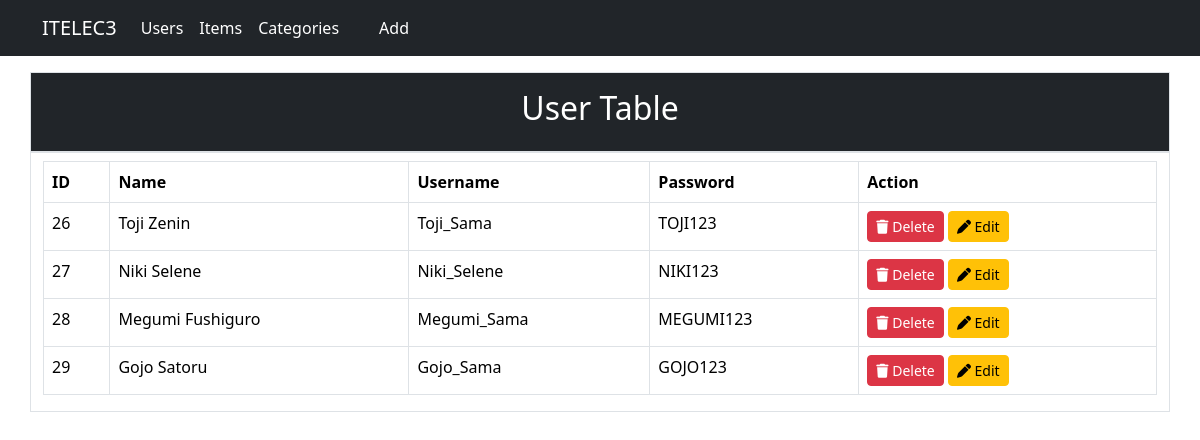
/db/index.php (signed in), run on the app's committed database.
### tables this page shows
CREATE TABLE `usertbl` (
  `id` int(11) NOT NULL,
  `name` text NOT NULL,
  `username` text NOT NULL,
  `password` text NOT NULL
);

### db/index.php (the view, shortened to what this page needs)
<?php
    require_once('../db/dbconnection.php');
    include("navbar.php");
?>
<!DOCTYPE html>
<html lang="en">
<head>
    <link rel="stylesheet" href="../bootstrap/bootstrap.min.css">
    <link rel="stylesheet" href="https://cdnjs.cloudflare.com/ajax/libs/font-awesome/6.4.2/css/all.min.css">
</head>
<body>
    <div class="container border p-3 mt-3 bg-dark">
        <h2 class="text-white text-center">User Table</h2>
    </div>
    <div class="container border">
        <?php
            $sql = "SELECT * FROM usertbl";
            $query = $conn->query($sql);
            $numRows = $query->num_rows;
            if($numRows>0){
            ?>
                <table class="table table-bordered mt-2">
                    <thead>
                        <tr>
                            <th>ID</th>
                            <th>Name</th>
                            <th>Username</th>
                            <th>Password</th>
                            <th>Action</th>
                        </tr>
                    </thead>
                    <tbody>
                        <?php
                            while($row = $query->fetch_assoc()){
                                $id = $row['id'];
                                $name = $row['name'];
                                $username = $row['username'];
                                $password = $row['password'];
                        ?>
                            <tr>
                                <td><?php echo $id ?></td>
                                <td><?php echo $name ?></td>
                                <td><?php echo $username ?></td>
                                <td><?php echo $password ?></td>
                                <td>
                                    <a href="./operation/delete.php?id=<?php echo $id;?>" class="btn btn-danger btn-sm" onclick="return confirm('Are you sure you want to delete this data?')"><i class="fa fa-trash"></i> Delete</a>
                                    <a href="edit.php?id=<?php echo $id;?>" class="btn btn-warning btn-sm"> <i class="fa-solid fa-pen"></i> Edit</a>
                                </td>
                            </tr>
                        <?php } ?>
                    </tbody>
                </table>
        <?php } ?>
    </div>
</body>
</html>

### data on the page
usertbl: id "26", name "Toji Zenin", username "Toji_Sama", password "TOJI123"
usertbl: id "27", name "Niki Selene", username "Niki_Selene", password "NIKI123"
usertbl: id "28", name "Megumi Fushiguro", username "Megumi_Sama", password "MEGUMI123"
usertbl: id "29", name "Gojo Satoru", username "Gojo_Sama", password "GOJO123"
